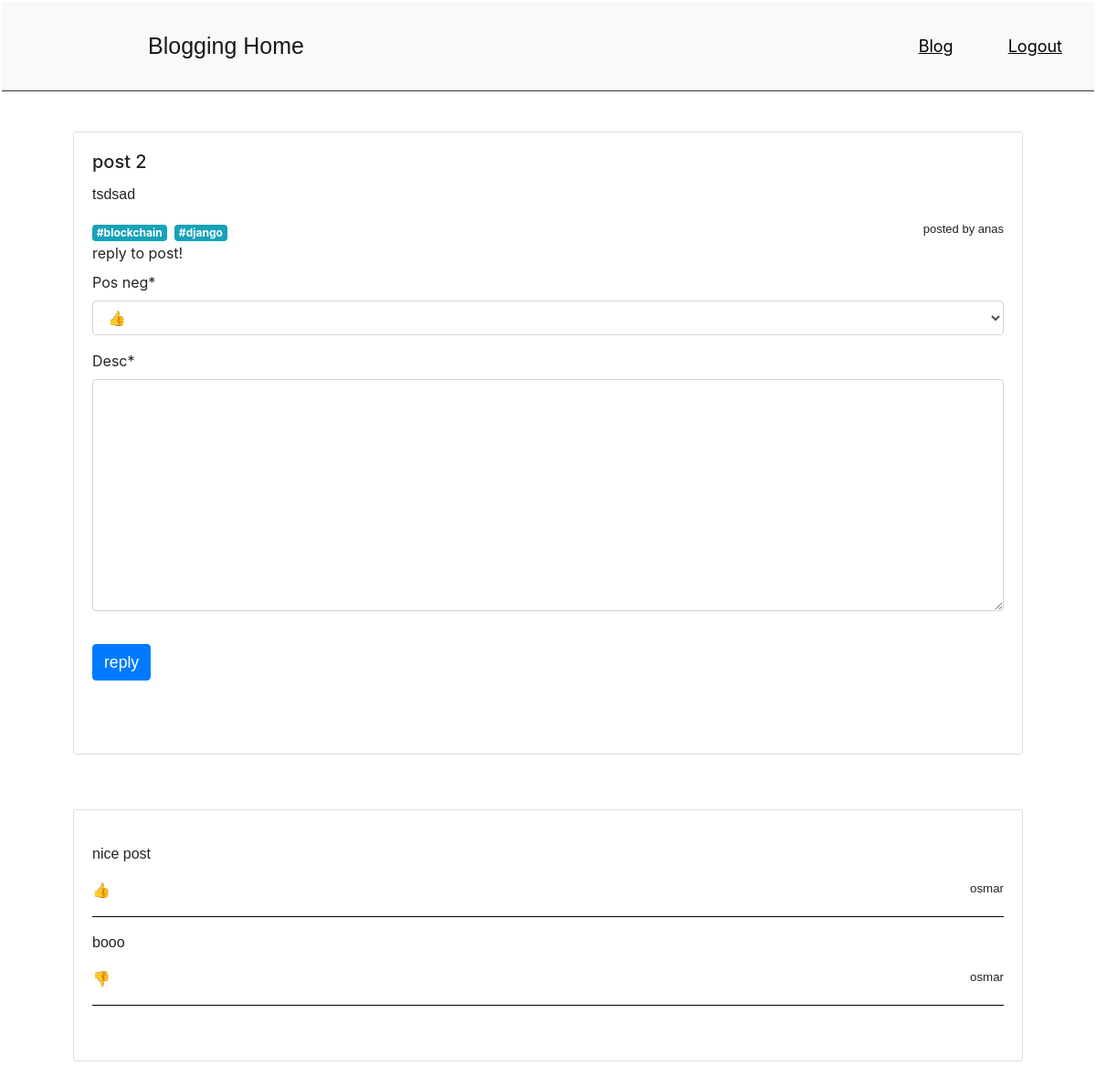
The page /blog/2 (signed in) on the database its author committed.
### accounts/models.py (models this page shows, shortened)
class Blog(models.Model):
    subject = models.CharField(max_length=200)
    description = models.TextField()
    date_posted = models.DateTimeField(default=timezone.now)
    author = models.ForeignKey(User, on_delete=models.CASCADE)
    slug = models.SlugField(unique=True, max_length=100)
    tags = TaggableManager()

class Comment(models.Model):
    POS = 'Positive'
    NEG = 'Negative'
    CHOICES = [(POS, '👍'), (NEG, '👎')]
    pos_neg = models.CharField(max_length=100, choices=CHOICES, default=POS)
    desc = models.TextField(null=True)
    date_posted = models.DateTimeField(default=timezone.now)
    blog = models.ForeignKey(Blog, on_delete=models.CASCADE)
    author = models.ForeignKey(User, on_delete=models.CASCADE)

### accounts/views.py (the view, shortened to what this page needs)
# urls.py: path('blog/<int:pk>', BlogDetailView.as_view(), name="blog-detail"),
class BlogDetailView(LoginRequiredMixin, FormMixin, DetailView):
    login_url = '/login/'
    redirect_field_name = 'redirect_to'
    model = Blog
    form_class = commentForm
    def get_context_data(self, **kwargs):
        context = super(BlogDetailView, self).get_context_data(**kwargs)
        context_related = Comment.objects.filter(blog=self.object)[:20]
        context['related'] = context_related
        return context

### accounts/forms.py
class commentForm(ModelForm):
    class Meta:
        model = Comment
        fields = ('pos_neg', 'desc')

### accounts/templates/accounts/blog_detail.html (shortened to what this page needs)
{% load static %}
{% load crispy_forms_tags %}
<!DOCTYPE html>
<html>
<head>
    <link rel="stylesheet" href="https://stackpath.bootstrapcdn.com/bootstrap/4.5.2/css/bootstrap.min.css">
    <link rel="stylesheet" href="{% static 'css/blog.css' %}" >
    <nav class="navbar navbar-light bg-light">
        <a class="navbar-brand">Blogging Home</a>
        <ul class="nav justify-content-center">
            <li class="nav-item">
              <a class="nav-link" href="{% url 'home' %}">Blog</a>
            </li>
            <li class="nav-item">
              <a class="nav-item nav-link" href="{% url 'logout' %}">Logout</a>
            </li>
        </ul>
    </nav>
</head>
        <body>
          <div class = "container">
           <br>
            <div class="card" id = "card">
              <div class="card-body">
                <h5 class="card-title subject" id="subject" name="subject">{{object.subject}}</h5>
                <p class="card-text description" id="description" name="description">{{object.description}}</p>
                {% for tag in blog.tags.all %}
                <a href="" class="mr-1 badge badge-info">#{{ tag }}</a>
                {% endfor %}
                <p class="card-text postBy" id="postBy" name="postBy">posted by {{object.author}}</p>
               {% if user != object.author %}
                  <form action="" method="POST">
                    <div class="form-group">
                      <label for="comments">reply to post!</label>
                      {{ form|crispy }}
                    </div>
                    <input type="submit" class="btn btn-primary" value="reply">
                  </form>
                {% endif %}
              </div>
            </div>
          </div>
            <div class="row">
                <div class="card" id = "card">
                  <div class="card-body">
                    {% for comment in related %}
                    <p class="card-text comDescription" id="comDescription" name="comDescription">{{comment.desc|linebreaks}}</p>
                    {% if comment.pos_neg == "Positive" %}
                    <p class="card-text posNeg" id="posNeg" name="posNeg">👍</p>
                    {% elif comment.pos_neg == "Negative"%}
                    <p class="card-text posNeg" id="posNeg" name="posNeg">👎</p>
                    {% endif %}
                    <p class="card-text author" id="author" name="author">{{comment.author}}</p>
                  {% empty %}
                      <p>No comments here yet :(</p>
                      {% endfor %}
                  </div>
                </div>
            </div>
        </body>
</html>

### accounts/static/css/blog.css (style rules this page uses)
body { background-color: white; margin: 2px; }
.container { padding: 20px; }
.row { display: block; align-items: center; justify-content: center; }
div p { text-align:left; font-family: Arial, Helvetica, sans-serif; }
.navbar-brand { font-family: Arial, Helvetica, sans-serif; text-align: center; font-size: 25px; }
.navbar { padding: 5px; padding-left: 10rem; border-bottom: 1px solid #333333 }
.nav-link { font-size: large; color: black; padding: 30px; text-decoration: underline; }
.card { margin: 0 auto; float: center; margin-bottom: 10px; width: 65rem; height: auto; margin-bottom: 40px; }
.card-body { display: block; height: auto; margin-bottom: 40px; padding-bottom: 20px; }
.card-text.description { text-align: left; }
.card-text.postBy { font-size: small; text-align: left; display: inline-block; float:right }
.btn { margin-top:20px; margin-bottom:20px; font-family: 'Gill Sans', 'Gill Sans MT', Calibri, 'Trebuchet MS', sans-serif; font-size: 1.1rem; }
.card-text.comDescription { text-align: left; }
.card-text.posNeg { text-align: left; float:left; }
.card-text.author { font-size: smaller; text-align: right; border-bottom: .5px solid black; padding-bottom: 20px; }

### rows shown on the page
Blog: subject "post 2", description "tsdsad", author "anas"
Tag: name "blockchain"
Tag: name "django"
Comment: desc "nice post", author "osmar"
Comment: desc "booo", author "osmar"
